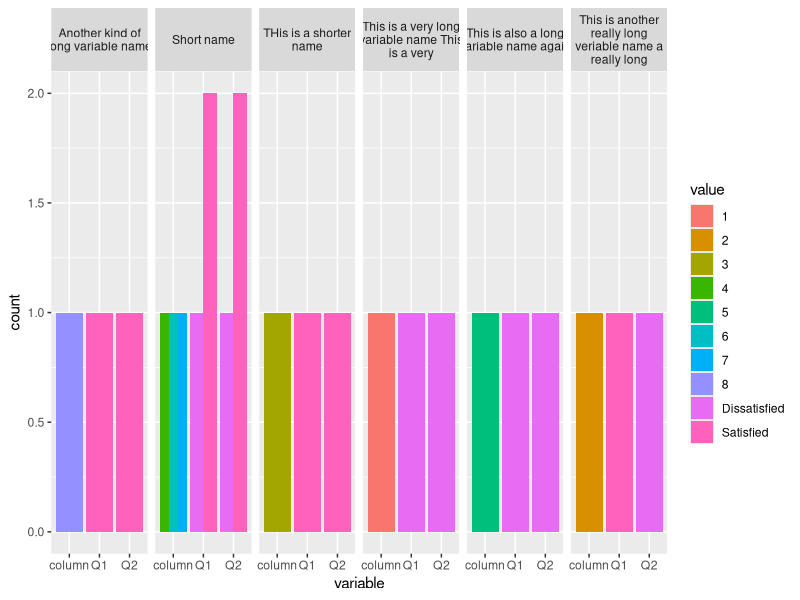
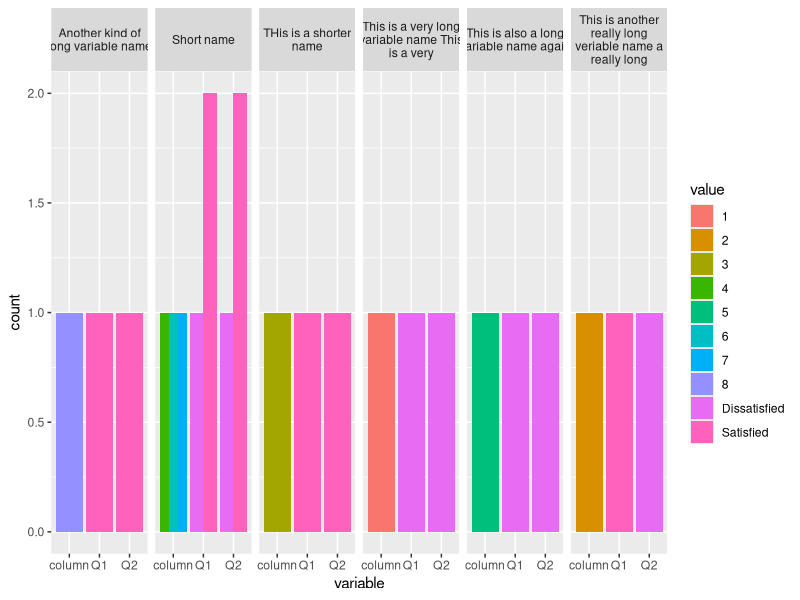

Source code (R) for these figures, in order: (Note: this script raises an error after producing the figures.)
# create some fake data
Q1<-c("Dissatisfied","Satisfied","Satisfied","Satisfied","Dissatisfied","Dissatisfied","Satisfied","Satisfied")
Q2<-c("Dissatisfied","Dissatisfied","Satisfied","Dissatisfied","Dissatisfied","Satisfied","Satisfied","Satisfied")
Year<-c("This is a very long variable name This is a very","This is another really long veriable name a really long","THis is a shorter name","Short name","This is also a long variable name again","Short name","Short name","Another kind of long variable name")
column<- c(1:8)

long_text<-data.frame(column, Year,Q1,Q2, stringsAsFactors = FALSE)

library(reshape2)
library(ggplot2)
# Helper function for string wrapping. 
# Default 20 character target width.
swr = function(string, nwrap=20) {
  paste(strwrap(string, width=nwrap), collapse="\n")
}
swr = Vectorize(swr)

# Create line breaks in Year
long_text$Year = swr(long_text$Year)

long_text<-melt(long_text,id.vars=c("Year"))
ggplot(long_text, aes(x=variable, fill=value)) + 
  geom_bar(position="dodge") + 
  facet_grid(~Year)

# Another option is to use `str_wrap()` from the `stringr` package
library(stringr)
library(plyr)
library(dplyr)

var_width = 60
my_plot_data <- mutate(long_text, 
                       pretty_varname = str_wrap(Year, width = var_width))
head(my_plot_data)
ggplot(my_plot_data, aes(x=variable, fill=value)) + 
  geom_bar(position="dodge") + 
  facet_grid(~Year)

ggplot(my_plot_data, aes(x=variable, y=column,
                         label = str_wrap(Year, width = 3),
                         fill=value))+
  geom_text(lineheight = .5) + 
  expand_limits(x = c(0.5, 3.5), y = c(0.5, 3.5))
